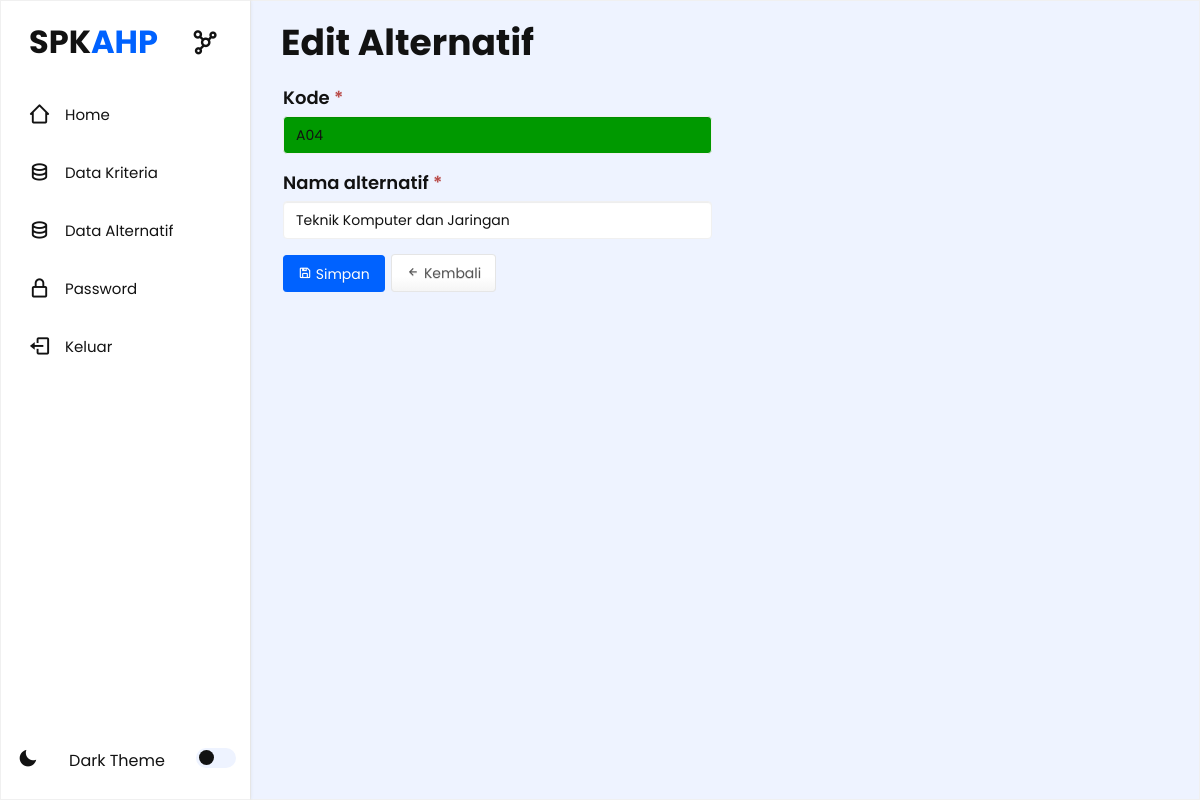
The app's page /halaman_admin.php?m=alternatif_ubah&ID=A04 (signed in) with its own data.
### tables this page shows
CREATE TABLE `tb_alternatif` (
  `kode_alternatif` varchar(16) NOT NULL,
  `nama_alternatif` varchar(255) DEFAULT NULL,
  `keterangan` varchar(255) DEFAULT NULL,
  `total` double DEFAULT NULL,
  `rank` int(11) DEFAULT NULL
);

### config.php (called while the page is built, shortened)
<?php
$config["server"] = 'localhost';
$config["username"] = 'root';
$config["password"] = '';
$config["database_name"] = 'ahp_per_user';

### functions.php (called while the page is built, shortened)
<?php
include 'config.php';
include 'includes/db.php';
$db = new db($config['server'], $config['username'], $config['password'], $config['database_name']);
function set_value($key = null, $default = null)
{
    return $default;
}

### includes/db.php (called while the page is built, shortened)
<?php
class DB
{
    var $conn = null;
    public function __construct($host, $username, $passwd, $dbname)
    {
        $this->conn = mysqli_connect($host, $username, $passwd, $dbname);
    }
    public function query($sql)
    {
        $query = mysqli_query($this->conn, $sql) or die('<pre>Error mysqli_query: ' . mysqli_error($this->conn) . '<br />' . $sql . '</pre>');
        return $query;
    }
    public function get_row($sql)
    {
        $query = $this->query($sql);
        return mysqli_fetch_object($query);
    }
}

### alternatif_ubah.php (the view, shortened to what this page needs)
<?php
$row = $db->get_row("SELECT * FROM tb_alternatif WHERE kode_alternatif='$_GET[ID]'");
?>
<section class="home section" >
    <div class="main">
        <div class="main-content">
            <h1>Edit Alternatif</h1>
            <div class="box_p">
                <div class="row">
                    <div class="col-sm-6">
                        <form method="post">
                            <div class="form-group">
                                <label>Kode <span class="text-danger">*</span></label>
                                <input class="form-control" type="text" name="kode_alternatif" readonly="readonly" value="<?= $row->kode_alternatif ?>" />
                            </div>
                            <div class="form-group">
                                <label>Nama alternatif <span class="text-danger">*</span></label>
                                <input class="form-control" type="text" name="nama_alternatif" value="<?= set_value('nama_alternatif', $row->nama_alternatif) ?>" />
                            </div>
                            <div class="form-group">
                                <button class="btn btn-primary"><span class="bx bx-save"></span> Simpan</button>
                                <a class="btn btn-default" href="?m=alternatif"><span class="bx bx-left-arrow-alt"></span> Kembali</a>
                            </div>
                        </form>
                    </div>
                </div>
            </div>
        </div>
    </div>
</section>

### assets/css/style.css (style rules this page uses)
* { margin: 0; padding: 0; box-sizing: border-box; font-family: "Poppins", sans-serif; --transition: all 0.2s ease; }
:root { --color-white: #fff; --color-black: #121212; --color-bg: #eef3ff; --color-hover: hsla(217, 100%, 50%, 1); --table-color: #f0f0f0; }
.home { position: relative; top: 0; left: 250px; width: calc(100% - 250px); min-height: 100vh; background: var(--color-bg); z-index: 6; transition: var(--transition); }
h1 { position: relative; font-weight: bold; }
.home .main .main-content h1 { font-weight: 700; right: 18px; bottom: 10px; }
.home .main { font-size: 1.5rem; color: #545956; padding-top: 1.5rem; margin-left: 3rem; }
.home .main h1 { color: var(--color-black); }
.home .main .box_p { position: relative; right: 18px; border-radius: 10px; background-color: var(--color-white); box-sizing: content-box; box-shadow: 0 0 4px rgba(0, 0, 0, 0.1); width: 99%; top: 4px; }
.section { position: fixed; height: 100%; z-index: 0; overflow-y: auto; overflow-x: hidden; border: 0.5px solid var(--table-color); }
.form-group a { text-decoration: none; }
.btn { display: inline-block; margin-bottom: 0; font-weight: normal; text-align: center; white-space: nowrap; vertical-align: middle; -ms-touch-action: manipulation; touch-action: manipulation; cursor: pointer; background-image: none; border: 1px solid transparent; padding: 8px 14px; font-size: 14px; line-height: 1.42857143; border-radius: 4px; -webkit-user-select: none; -moz-user-select: none; -ms-user-select: none; user-select: none }
.btn-primary { color: #ffffff; background-color: var(--color-hover); border-color: var(--color-hover); background-repeat: no-repeat; -webkit-filter: none; filter: none; border-bottom: var(--color-hover); }
.form-control { display: block; width: 100%; height: 38px; padding: 8px 12px; font-size: 14px; line-height: 1.42857143; background-color: var(--color-white); background-image: none; border: 1px solid var(--table-color); border-radius: 4px; box-shadow: inset 0 1px 1px rgba(0, 0, 0, 0.075); transition: border-color ease-in-out .15s, box-shadow ease-in-out .15s }
form { position: relative; }
.form-group { position: relative; padding-left: 2px; }
.form-group label { color: var(--color-black); font-size: 18px; font-weight: 600; }
input[type="text"] { color: var(--color-black); }
.form-group .form-control { color: var(--color-black); }

### records on screen
tb_alternatif: kode_alternatif "A04", nama_alternatif "Teknik Komputer dan Jaringan"
